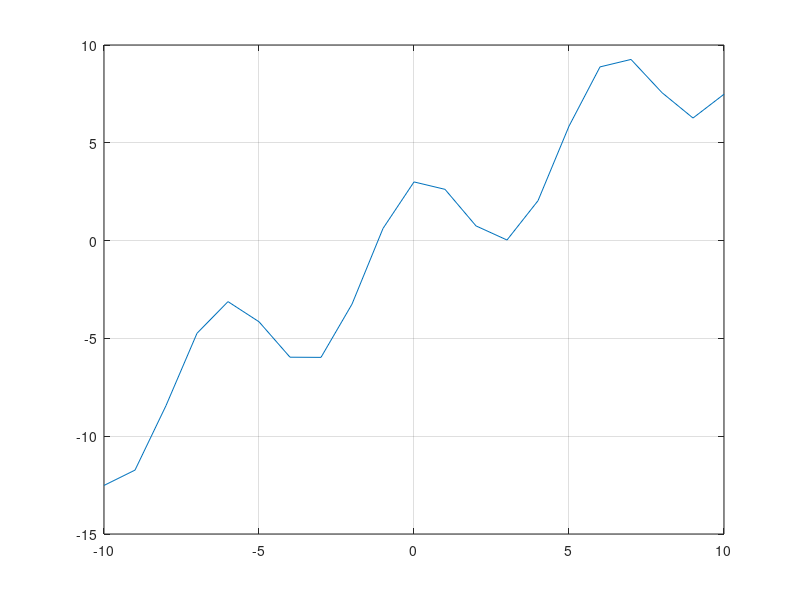

This figure's MATLAB source:
x = -10:10;
y = x + 3.*cos(x);
plot(x,y);
grid on
a = -1;
b = 0;
x(1) = a + 3*cos(a);
x(2) = 1 - 3*sin(a);
k = 0;
while abs(b-a)/abs(b) > 10^-7
    b = a;
    a = a - x(1)/x(2);
    x(1) = a + 3*cos(a);
    x(2) = 1 - 3*sin(a);
    k = k+1;
end

fprintf('The P2-1 ans:%.8f \n',a);
fprintf('run %d times \n \n',k);


a = 2.4;
b = 2.8;
k = 0;
while abs(b-a)/abs(b) > 10^-9
    c = b - (b+3*cos(b))*(b-a)/((b+3*cos(b))-(a+3*cos(a)));
    a = b;
    b = c;
    k = k+1;
end
fprintf('The P2-2 ans:%.9f \n',a);
fprintf('run %d times \n \n',k);
